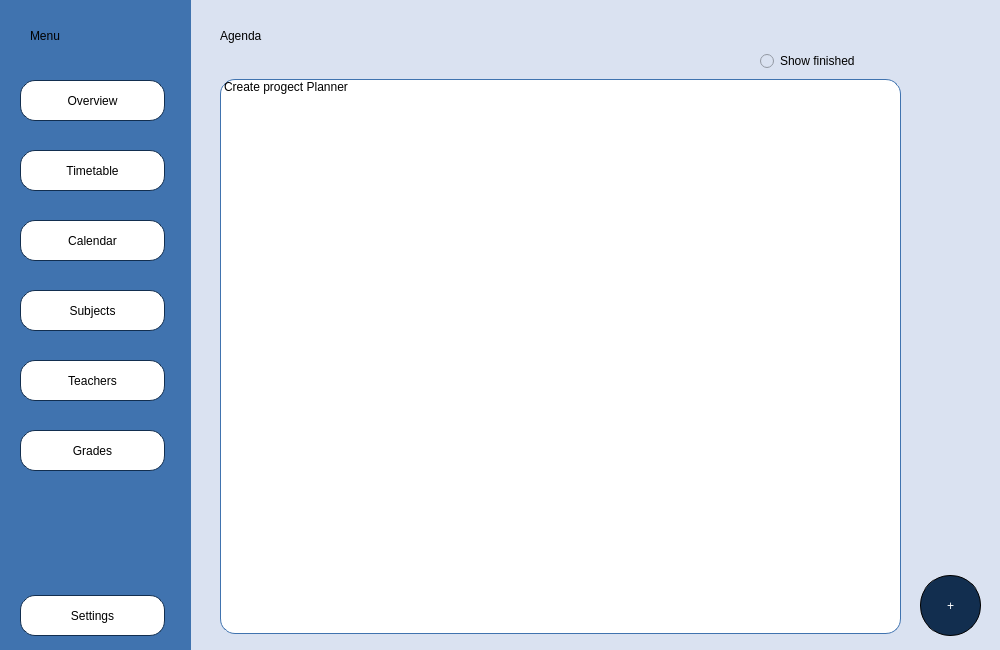
<?xml version="1.0" encoding="UTF-8"?>
<ui version="4.0">
 <class>AgendaMain</class>
 <widget class="QWidget" name="AgendaMain">
  <property name="geometry">
   <rect>
    <x>0</x>
    <y>0</y>
    <width>1000</width>
    <height>650</height>
   </rect>
  </property>
  <property name="windowTitle">
   <string>Form</string>
  </property>
  <widget class="QWidget" name="widget_Subjects" native="true">
   <property name="geometry">
    <rect>
     <x>190</x>
     <y>0</y>
     <width>811</width>
     <height>650</height>
    </rect>
   </property>
   <property name="styleSheet">
    <string notr="true">background-color: rgb(218, 226, 241)</string>
   </property>
   <widget class="QLabel" name="label_Agenda">
    <property name="geometry">
     <rect>
      <x>30</x>
      <y>10</y>
      <width>231</width>
      <height>51</height>
     </rect>
    </property>
    <property name="styleSheet">
     <string notr="true">color: black;
font: 75 28pt &quot;Gentium Book Basic&quot;;</string>
    </property>
    <property name="text">
     <string>Agenda</string>
    </property>
   </widget>
   <widget class="QListWidget" name="listWidget_Tasks">
    <property name="geometry">
     <rect>
      <x>30</x>
      <y>79</y>
      <width>681</width>
      <height>555</height>
     </rect>
    </property>
    <property name="styleSheet">
     <string notr="true">font: 16pt &quot;Gentium Book Basic&quot;;
color: black;
background-color: rgb(255, 255, 255);
border-radius: 15px;
border-style: solid;
border-width: 1px;
border-color:rgb(64, 115, 175);</string>
    </property>
    <item>
     <property name="text">
      <string>Create progect Planner</string>
     </property>
    </item>
   </widget>
   <widget class="QPushButton" name="pushButton_Add">
    <property name="geometry">
     <rect>
      <x>730</x>
      <y>575</y>
      <width>61</width>
      <height>61</height>
     </rect>
    </property>
    <property name="styleSheet">
     <string notr="true">border-radius:30px;
color:white;
font: 36pt &quot;Gentium Book Basic&quot;;
background-color:rgb(18, 46, 79);
border-color:rgb(0, 0, 0);
border-style: solid;
border-width: 1px;

</string>
    </property>
    <property name="text">
     <string>+</string>
    </property>
   </widget>
   <widget class="QRadioButton" name="radioButton_ShowFinished">
    <property name="geometry">
     <rect>
      <x>570</x>
      <y>50</y>
      <width>131</width>
      <height>22</height>
     </rect>
    </property>
    <property name="styleSheet">
     <string notr="true">color:rgb(0, 0, 0);
font: 11pt &quot;Gentium Book Basic&quot;;</string>
    </property>
    <property name="text">
     <string>Show finished</string>
    </property>
   </widget>
  </widget>
  <widget class="QWidget" name="widget_Menu" native="true">
   <property name="geometry">
    <rect>
     <x>0</x>
     <y>0</y>
     <width>191</width>
     <height>651</height>
    </rect>
   </property>
   <property name="styleSheet">
    <string notr="true">background-color:rgb(64, 115, 175);</string>
   </property>
   <widget class="QLabel" name="label_Menu">
    <property name="geometry">
     <rect>
      <x>30</x>
      <y>10</y>
      <width>121</width>
      <height>51</height>
     </rect>
    </property>
    <property name="styleSheet">
     <string notr="true">color: black;
font: 75 28pt &quot;Gentium Book Basic&quot;;</string>
    </property>
    <property name="text">
     <string>Menu</string>
    </property>
   </widget>
   <widget class="QPushButton" name="pushButton_Overview">
    <property name="geometry">
     <rect>
      <x>20</x>
      <y>80</y>
      <width>145</width>
      <height>41</height>
     </rect>
    </property>
    <property name="styleSheet">
     <string notr="true">font: 14pt &quot;Gentium Book Basic&quot;;
color: black;
background: rgb(255, 255, 255);
border-radius: 15px;
border-style: solid;
border-width: 1px;
border-color:rgb(18, 46, 79);</string>
    </property>
    <property name="text">
     <string>Overview</string>
    </property>
   </widget>
   <widget class="QPushButton" name="pushButton_Timetable">
    <property name="geometry">
     <rect>
      <x>20</x>
      <y>150</y>
      <width>145</width>
      <height>41</height>
     </rect>
    </property>
    <property name="styleSheet">
     <string notr="true">font: 14pt &quot;Gentium Book Basic&quot;;
color: black;
background: rgb(255, 255, 255);
border-radius: 15px;
border-style: solid;
border-width: 1px;
border-color:rgb(18, 46, 79);</string>
    </property>
    <property name="text">
     <string>Timetable</string>
    </property>
   </widget>
   <widget class="QPushButton" name="pushButton_Subjects">
    <property name="geometry">
     <rect>
      <x>20</x>
      <y>290</y>
      <width>145</width>
      <height>41</height>
     </rect>
    </property>
    <property name="styleSheet">
     <string notr="true">font: 14pt &quot;Gentium Book Basic&quot;;
color: black;
background: rgb(255, 255, 255);
border-radius: 15px;
border-style: solid;
border-width: 1px;
border-color:rgb(18, 46, 79);</string>
    </property>
    <property name="text">
     <string>Subjects</string>
    </property>
   </widget>
   <widget class="QPushButton" name="pushButton_Teachers">
    <property name="geometry">
     <rect>
      <x>20</x>
      <y>360</y>
      <width>145</width>
      <height>41</height>
     </rect>
    </property>
    <property name="styleSheet">
     <string notr="true">font: 14pt &quot;Gentium Book Basic&quot;;
color: black;
background: rgb(255, 255, 255);
border-radius: 15px;
border-style: solid;
border-width: 1px;
border-color:rgb(18, 46, 79);</string>
    </property>
    <property name="text">
     <string>Teachers</string>
    </property>
   </widget>
   <widget class="QPushButton" name="pushButton_Grades">
    <property name="geometry">
     <rect>
      <x>20</x>
      <y>430</y>
      <width>145</width>
      <height>41</height>
     </rect>
    </property>
    <property name="styleSheet">
     <string notr="true">font: 14pt &quot;Gentium Book Basic&quot;;
color: black;
background: rgb(255, 255, 255);
border-radius: 15px;
border-style: solid;
border-width: 1px;
border-color:rgb(18, 46, 79);</string>
    </property>
    <property name="text">
     <string>Grades</string>
    </property>
   </widget>
   <widget class="QPushButton" name="pushButton_Settings">
    <property name="geometry">
     <rect>
      <x>20</x>
      <y>595</y>
      <width>145</width>
      <height>41</height>
     </rect>
    </property>
    <property name="styleSheet">
     <string notr="true">font: 14pt &quot;Gentium Book Basic&quot;;
color: black;
background: rgb(255, 255, 255);
border-radius: 15px;
border-style: solid;
border-width: 1px;
border-color:rgb(18, 46, 79);</string>
    </property>
    <property name="text">
     <string>Settings</string>
    </property>
   </widget>
   <widget class="QPushButton" name="pushButton_Calendar">
    <property name="geometry">
     <rect>
      <x>20</x>
      <y>220</y>
      <width>145</width>
      <height>41</height>
     </rect>
    </property>
    <property name="styleSheet">
     <string notr="true">font: 14pt &quot;Gentium Book Basic&quot;;
color: black;
background: rgb(255, 255, 255);
border-radius: 15px;
border-style: solid;
border-width: 1px;
border-color:rgb(18, 46, 79);</string>
    </property>
    <property name="text">
     <string>Calendar</string>
    </property>
   </widget>
   <zorder>pushButton_Overview</zorder>
   <zorder>pushButton_Timetable</zorder>
   <zorder>pushButton_Subjects</zorder>
   <zorder>pushButton_Teachers</zorder>
   <zorder>pushButton_Grades</zorder>
   <zorder>pushButton_Settings</zorder>
   <zorder>label_Menu</zorder>
   <zorder>pushButton_Calendar</zorder>
  </widget>
 </widget>
 <resources/>
 <connections/>
</ui>
